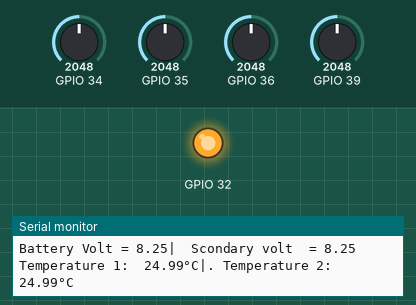
This sketch was run on a simulated ESP32. Shown: output pins drawn as LEDs (lit = HIGH), the last lines printed to the serial monitor. The inputs (shaded band) are chosen by the test bench; at power-on: GPIO 36 = 2048, GPIO 34 = 2048, GPIO 35 = 2048, GPIO 39 = 2048. WiFi joins after 1.5 s; servers stay silent unless stated.

Above: at 3.0 s.
3.1 s: GPIO 36 set to 2924
4.6 s: GPIO 36 set to 3035
At 5.7 s:
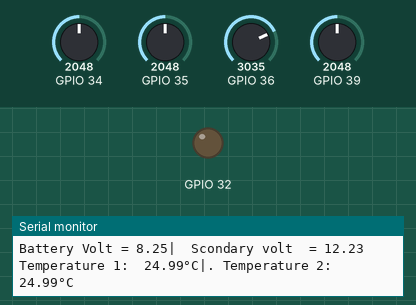
6.5 s: GPIO 36 set to 2866
At 7.4 s:
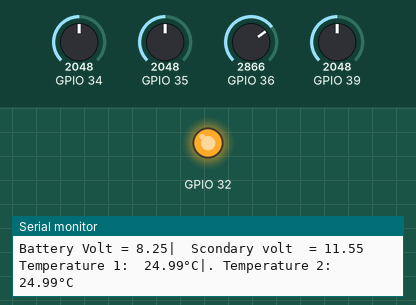
8.1 s: GPIO 36 set to 3972
At 9.0 s:
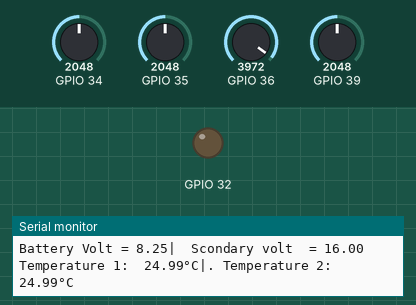
Timing chart, 0 to 10.7 s (numbered marks = the images above; inputs shaded):
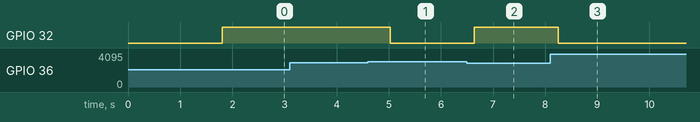

The sketch:

main_esp32.ino
```cpp
#include <WiFi.h>
#include <WiFiClient.h>
#include <BlynkSimpleEsp32.h>


#define REF_VOLTAGE 3.3
#define ADC_RESOLUTION 4096.0
#define R1 30000.0
#define R2 7500.0

#define BLYNK_PRINT Serial
#define Auth "7Fgai9CLViNTH83yEr5j7HZ4DmhZNGZ5"

char ssid[] = "EDUREKA";
char pass[] = "Edureka@123456";


const float Vref = 3.3;
const int ADCmax = 4095;
const float R_fixed = 10000.0;

const float A = 0.001129148;
const float B = 0.000234125;
const float C = 0.0000000876741;

void setup() {
  Serial.begin(9600);
  Blynk.begin(Auth, ssid, pass);
  analogSetAttenuation(ADC_11db);
  pinMode(32,OUTPUT);
  digitalWrite(32,HIGH);
}

void loop() {
  int raw_voltage_1 = analogRead(39);
  int raw_voltage_2 = analogRead(36);
  int raw_temp1 = analogRead(35);
  int raw_temp2 = analogRead(34);
  float raw_voltage1_adc = ((float)raw_voltage_1 * REF_VOLTAGE) / ADC_RESOLUTION;
  float voltage_1 = raw_voltage1_adc * (R1 + R2) / R2;
  float raw_voltage2_adc = ((float)raw_voltage_2 * REF_VOLTAGE) / ADC_RESOLUTION;
  float voltage_2 = raw_voltage2_adc * (R1 + R2) / R2;
  float voltage_temp1 = (raw_temp1 / (float)ADCmax) * Vref;
  float voltage_temp2 = (raw_temp2 / (float)ADCmax) * Vref;
  float R_temp1 = R_fixed * (voltage_temp1 / (Vref - voltage_temp1));
  float R_temp2 = R_fixed * (voltage_temp2 / (Vref - voltage_temp2));
  float logR = log(R_temp1);
  float tempKelvin = 1.0 / (A + (B * logR) + (C * logR * logR * logR));
  float temp1 = tempKelvin - 273.15;
  logR = log(R_temp2);
  tempKelvin = 1.0 / (A + (B * logR) + (C * logR * logR * logR));
  float temp2 = tempKelvin - 273.15;
  Blynk.virtualWrite(V0,voltage_1);
  Blynk.virtualWrite(V1,voltage_2);
  Blynk.virtualWrite(V2,temp1);
  Blynk.virtualWrite(V3,temp2);
  if(voltage_2<=12){
    digitalWrite(32,HIGH);
  }
  else {
  digitalWrite(32,LOW);
  }
  Serial.print("Battery Volt = ");
  Serial.print(voltage_1, 2);
  Serial.print("|  Scondary volt  = ");
  Serial.println(voltage_2, 2);
  Serial.print("Temperature 1:  ");
  Serial.print(temp1);
  Serial.print("°C");
  Serial.print("|. Temperature 2: ");
  Serial.print(temp2);
  Serial.println("°C");
  Blynk.run();
  delay(500);
}
```

Measured:
- the behaviour switches between 2978 and 2979 on GPIO 36 (found by bisection; images 0 and 1)
- after the input at 4.6 s, GPIO 32: HIGH → LOW after 0.43 s
- after the input at 6.5 s, GPIO 32: LOW → HIGH after 0.14 s
- after the input at 8.1 s, GPIO 32: HIGH → LOW after 0.15 s
